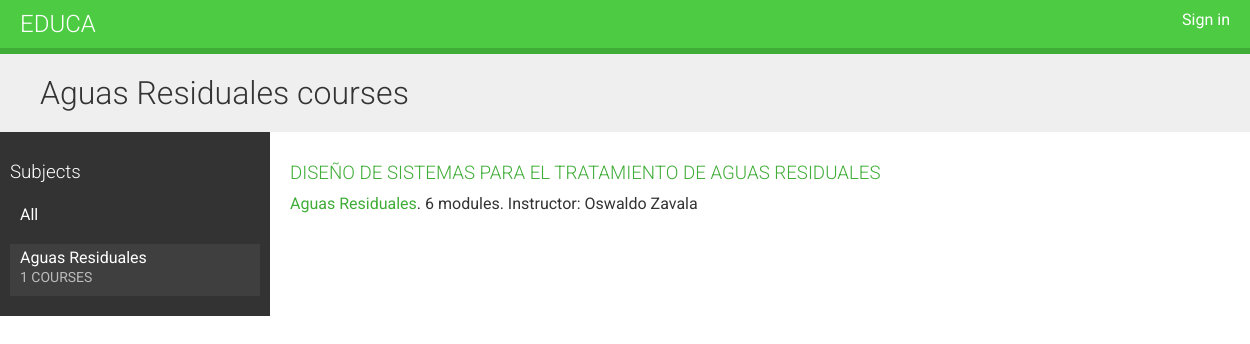
/course/subject/aguas-residuales/, run on the app's committed database.
### courses/models.py (models this page shows, shortened)
class Subject(models.Model):
    title = models.CharField(max_length=200)
    slug = models.SlugField(max_length=200, unique=True)
    class Meta:
        ordering = ['title']
    def __str__(self):
        return self.title

class Course(models.Model):
    owner = models.ForeignKey(User, related_name = 'courses_created', on_delete=models.CASCADE)
    subject = models.ForeignKey(Subject, related_name= 'courses', on_delete=models.CASCADE)
    title  = models.CharField(max_length=200)
    slug = models.SlugField(max_length=200, unique=True)
    overview = models.TextField()
    created = models.DateTimeField(auto_now_add=True)
    students = models.ManyToManyField(User,
                                      related_name='courses_joined',
                                      blank=True)
    class Meta:
        ordering = ['-created']

### courses/views.py (the view)
# urls.py: path('subject/<slug:subject>/', views.CourseListView.as_view(),
class CourseListView(TemplateResponseMixin, View):
    model = Course
    template_name = 'courses/course/list.html'
    def get(self, request, subject=None):
        subjects = cache.get('all_subjects')
        if not subjects:
            subjects = Subject.objects.annotate(
                            total_courses=Count('courses'))
            cache.set('all_subjects', subjects)
        all_courses = Course.objects.annotate(
                           total_modules=Count('modules'))
        if subject:
            subject = get_object_or_404(Subject, slug=subject)
            key = f'subject_{subject.id}_courses'
            courses = cache.get(key)
            if not courses:
                courses = all_courses.filter(subject=subject)
                cache.set(key, courses)
        else:
            courses = cache.get('all_courses')
            if not courses:
                courses = all_courses
                cache.set('all_courses', courses)
        return self.render_to_response({'subjects': subjects,
                                        'subject': subject,
                                        'courses': courses})

### courses/templates/courses/course/list.html (shortened to what this page needs)
{% extends "base.html" %}
{% block content %}
  <h1>
    {% if subject %}
      {{ subject.title }} courses
    {% else %}
      All courses
    {% endif %}
  </h1>
  <div class="contents">
    <h3>Subjects</h3>
    <ul id="modules">
      <li {% if not subject %}class="selected"{% endif %}>
        <a href="{% url "course_list" %}">All</a>
      </li>
      {% for s in subjects %}
        <li {% if subject == s %}class="selected"{% endif %}>
          <a href="{% url "course_list_subject" s.slug %}">
            {{ s.title }}
            <br><span>{{ s.total_courses }} courses</span>
          </a>
        </li>
      {% endfor %}
    </ul>
  </div>
  <div class="module">
    {% for course in courses %}
      {% with subject=course.subject %}
        <h3>
          <a href="{% url "course_detail" course.slug %}">
            {{ course.title }}
          </a>
        </h3>
        <p>
          <a href="{% url "course_list_subject" subject.slug %}">{{ subject }}</a>.
            {{ course.total_modules }} modules.
            Instructor: {{ course.owner.get_full_name }}
        </p>
      {% endwith %}
    {% endfor %}
  </div>
{% endblock %}

### courses/static/css/base.css (style rules this page uses)
body { margin:0; font-family:'Roboto', sans-serif; font-weight:400; color:#333; }
a { color:#3fad37; text-decoration:none; }
ul { float:left; }
h1, h2, h3, h4, h5, h6 { font-family:'Roboto', sans-serif; font-weight:300; }
h1 { background:#efefef; width:100%; overflow:auto; padding:20px 0 20px 40px; margin:0; }
.module { padding:10px 20px; float:left; width:600px; }
.module h3 { margin:20px 0 0; padding:0; width:100%; }
.module p { margin:10px 0 20px; width:100%; float:left; }
.contents { width:20%; padding:10px; float:left; background:#333; color: #fff; font-family:'Roboto', sans-serif; }
.contents ul { list-style:none; margin:0; padding:0; width:100%; }
.contents ul li { margin:0 0 10px 0; padding:4px 10px 10px; overflow:auto; cursor:move; }
.contents ul li.selected { background:#3f3f3f; }
.contents ul span { text-transform:uppercase; color:#bbb; font-size:14px; }
.contents ul a { display:block; color:#fff; text-decoration:none; }

### data on the page
Subject: title "Aguas Residuales", total_courses "1"
Course: title "DISEÑO DE SISTEMAS PARA EL TRATAMIENTO DE AGUAS RESIDUALES", subject "Aguas Residuales", total_modules "6", owner.get_full_name "Oswaldo Zavala"
